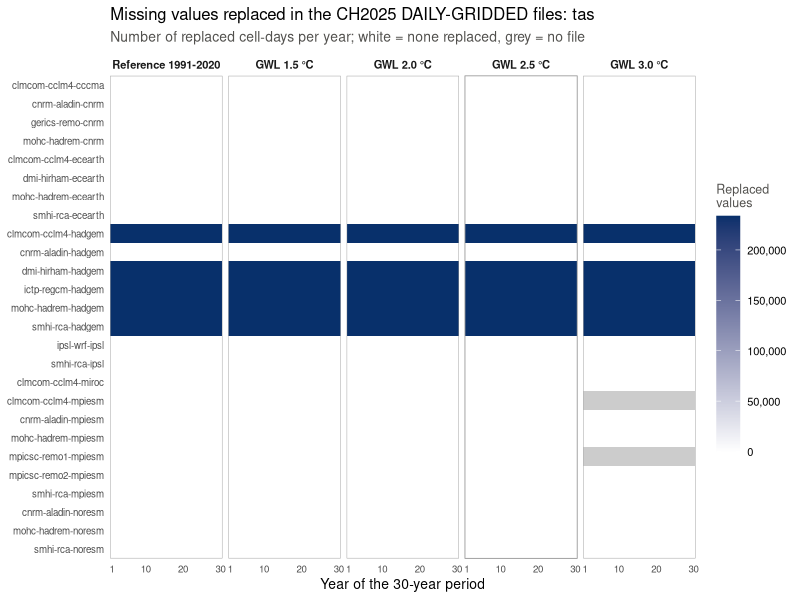
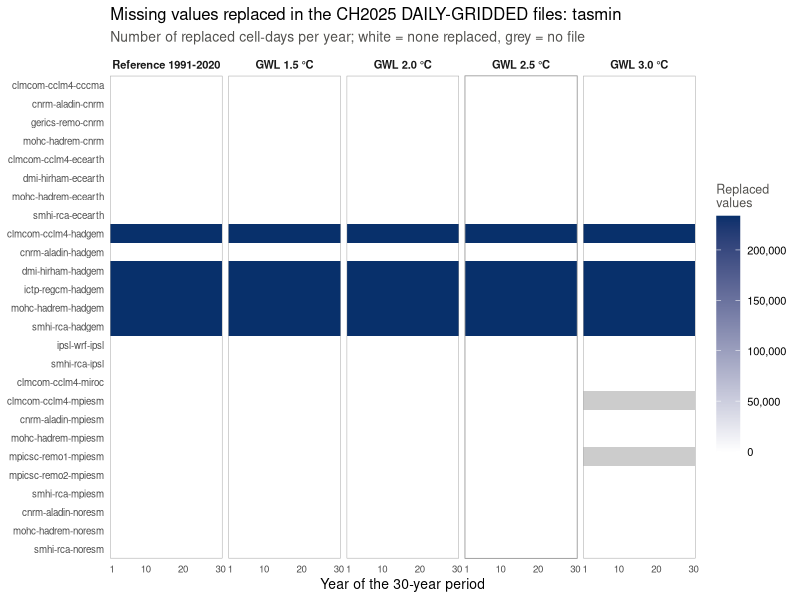
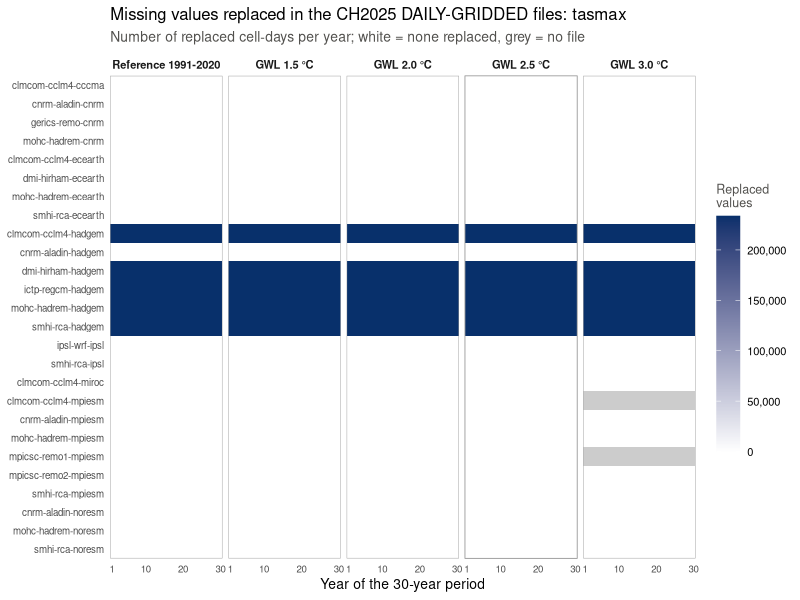
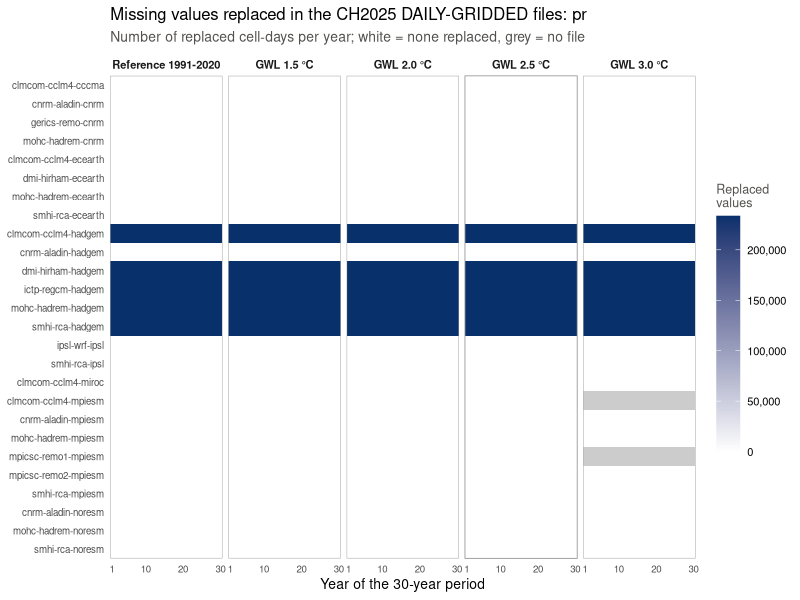
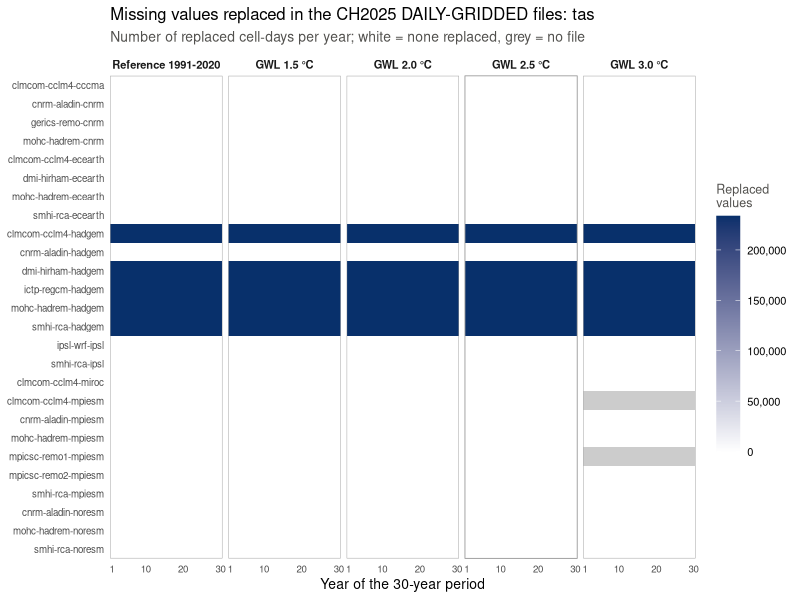
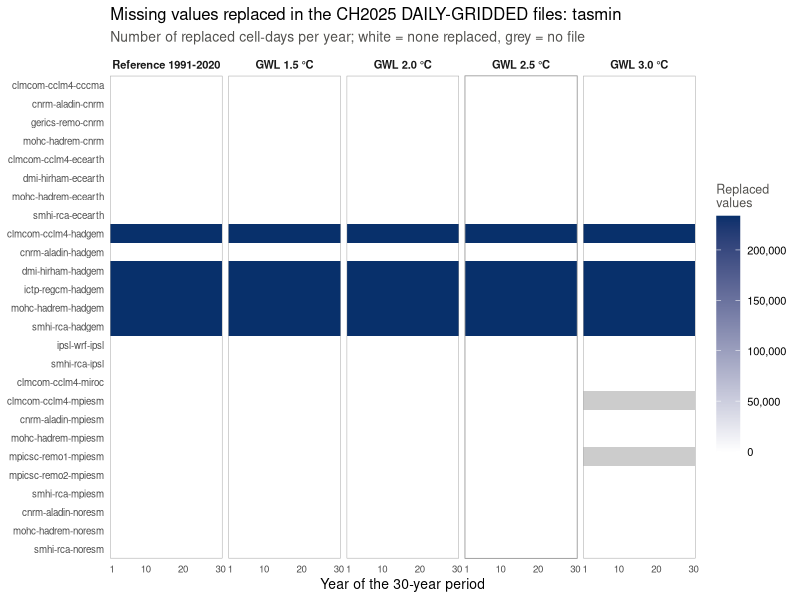
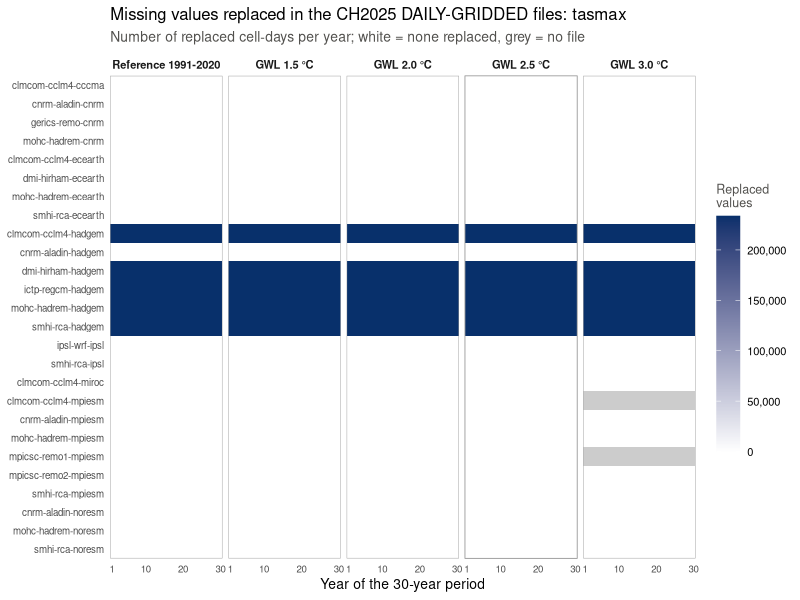
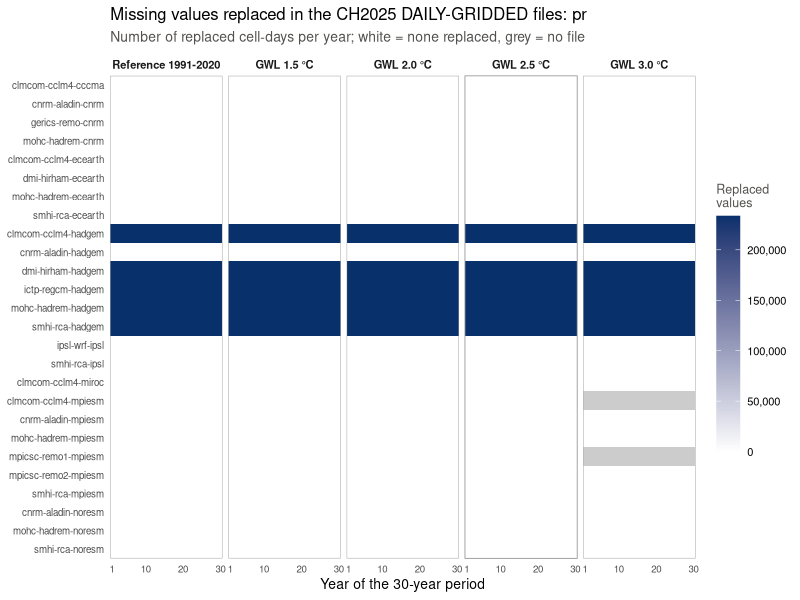

Here is the R script that generated these plots, in order:
# run 02_eliminate_NA_CH2025_UBELIX.R first to create tables/qc_na_filled_gridded.csv
# heatmap of the number of replaced values (n_replaced) per model chain and year,
# one figure per variable with one panel per GWL; the plots are shown and saved to figures/
# white = no values replaced, grey = no file for this model chain and GWL

library(here)
library(ggplot2)

# ---- 1. Settings ----------------------------------------------------------
gwls   <- c("ref91-20", "gwl1.5", "gwl2.0", "gwl2.5", "gwl3.0")   # panel order, left to right
labels <- c("ref91-20" = "Reference 1991-2020",
            "gwl1.5"   = "GWL 1.5 °C",
            "gwl2.0"   = "GWL 2.0 °C",
            "gwl2.5"   = "GWL 2.5 °C",
            "gwl3.0"   = "GWL 3.0 °C")
vars   <- c("tas", "tasmin", "tasmax", "pr")                       # panel order, top to bottom

# ---- 2. Read the report ------------------------------------------------------
qc <- read.csv(here("tables", "qc_na_filled_gridded.csv"))

# file name: ogd-climate-scenarios-ch2025-grid_ch_<variable>_<model chain>_<gwl>.nc
qc$chain <- sapply(strsplit(qc$file, "_"), `[`, 4)

# every combination of model chain, variable, GWL and year, so missing files show up as NA
all <- expand.grid(chain = unique(qc$chain), variable = vars, gwl = gwls,
                   year = sort(unique(qc$year)), stringsAsFactors = FALSE)
d <- merge(all, qc[, c("chain", "variable", "gwl", "year", "n_replaced")], all.x = TRUE)

# model chains sorted by driving GCM, then RCM (GCM = last part of the name)
chains  <- unique(d$chain)
gcm     <- sub(".*-", "", chains)
d$chain <- factor(d$chain, levels = rev(chains[order(gcm, chains)]))   # first chain on top
d$variable <- factor(d$variable, levels = vars)
d$gwl      <- factor(d$gwl, levels = gwls, labels = labels[gwls])

# ---- 3. Summary in the console ------------------------------------------------
s <- aggregate(n_replaced ~ chain + variable, data = d[!is.na(d$n_replaced), ],
               FUN = function(x) c(total = sum(x), min_year = min(x), max_year = max(x)))
s <- do.call(data.frame, s)
print(s[s$n_replaced.total > 0, ], row.names = FALSE)

# ---- 4. Plot and save, one figure per variable ---------------------------------
dir.create(here("figures"), showWarnings = FALSE)

for (v in vars) {
  p <- ggplot(d[d$variable == v, ], aes(year, chain, fill = n_replaced)) +
    geom_tile() +
    facet_wrap(~gwl, nrow = 1) +
    scale_x_continuous(breaks = c(1, 10, 20, 30), expand = c(0, 0)) +
    scale_y_discrete(expand = c(0, 0)) +
    scale_fill_gradient(low = "white", high = "#08306b", na.value = "grey80",
                        labels = scales::label_comma(), name = "Replaced\nvalues") +
    labs(title    = sprintf("Missing values replaced in the CH2025 DAILY-GRIDDED files: %s", v),
         subtitle = "Number of replaced cell-days per year; white = none replaced, grey = no file",
         x = "Year of the 30-year period", y = NULL) +
    theme_minimal(base_size = 10) +
    theme(panel.grid      = element_blank(),
          panel.border    = element_rect(fill = NA, colour = "grey60", linewidth = 0.3),
          panel.spacing   = unit(0.3, "lines"),
          axis.text.y     = element_text(size = 7),
          axis.text.x     = element_text(size = 7),
          strip.text      = element_text(face = "bold"),
          plot.subtitle   = element_text(colour = "#52514e"),
          legend.title    = element_text(size = 9, colour = "#52514e"),
          legend.key.height = unit(1.2, "cm"))

  print(p)
  ggsave(here("figures", sprintf("qc_na_filled_gridded_%s.jpg", v)),
         p, width = 12, height = 5.5, dpi = 300, bg = "white")
}
